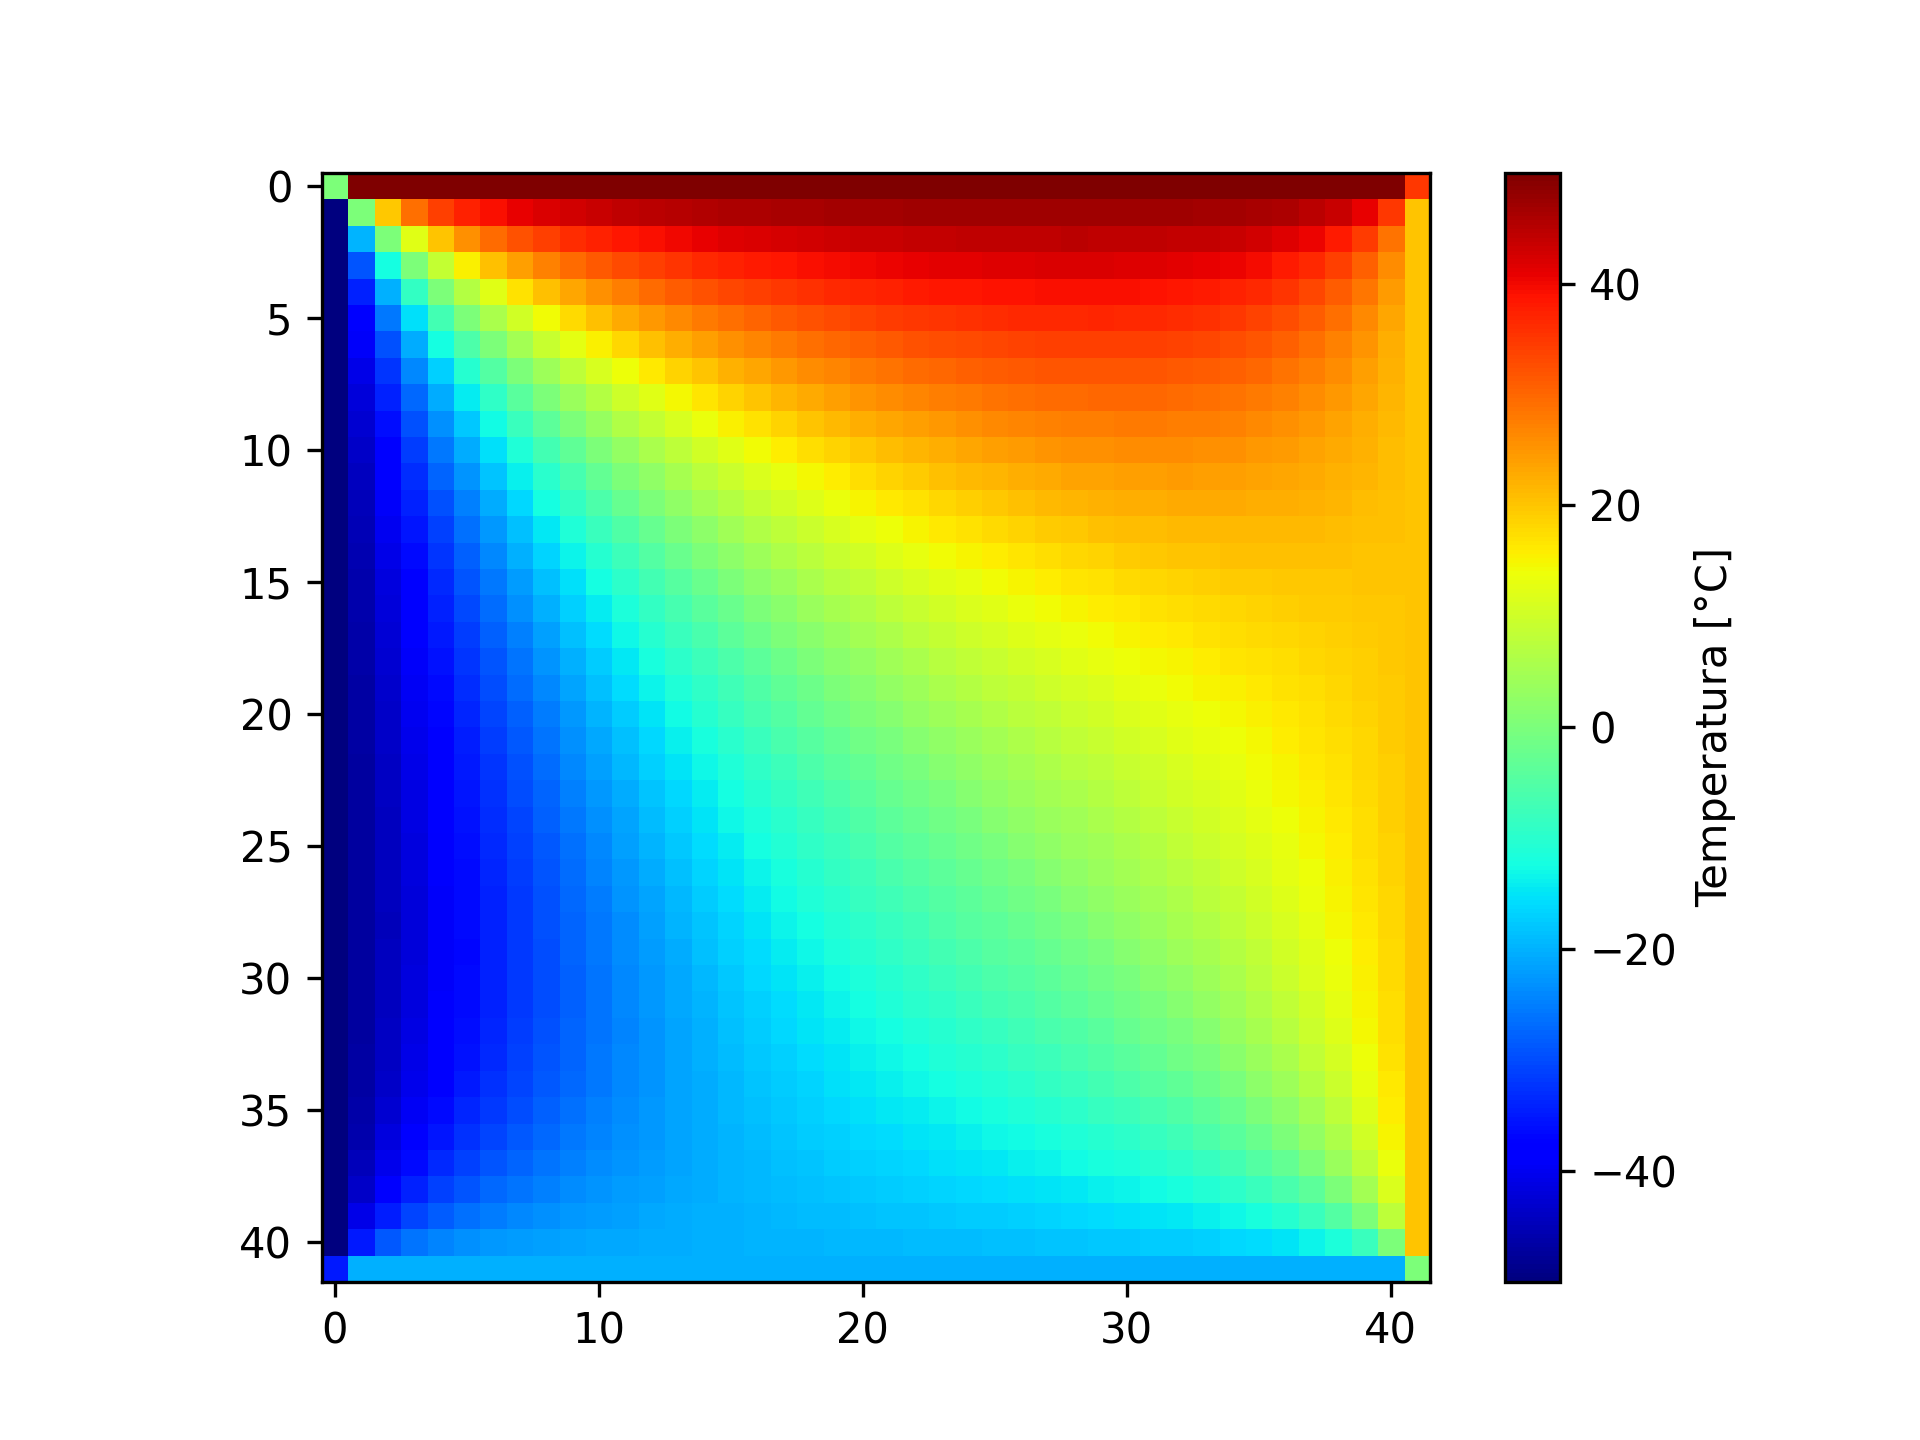

Write the Python code that produced this figure.
import matplotlib.pyplot as plt
import numpy as np
from scipy.sparse import lil_matrix
from scipy.sparse.linalg import spsolve


def build_system(n: int,
                 t_top: float,
                 t_bottom: float,
                 t_left: float,
                 t_right: float):
    a = lil_matrix((n * n, n * n), dtype=np.float64)
    b = np.zeros(n * n, dtype=np.float64)
    for row in range(n):
        for col in range(n):
            idx = row * n + col
            a[idx, idx] = -4.0
            if col > 0:
                a[idx, idx - 1] = 1.0
            else:
                b[idx] -= t_left
            if col < n - 1:
                a[idx, idx + 1] = 1.0
            else:
                b[idx] -= t_right
            if row > 0:
                a[idx, idx - n] = 1.0
            else:
                b[idx] -= t_bottom
            if row < n - 1:
                a[idx, idx + n] = 1.0
            else:
                b[idx] -= t_top
    return a.tocsr(), b


def solve_plate(n: int,
                t_top: float,
                t_bottom: float,
                t_left: float,
                t_right: float):
    a, b = build_system(n, t_top, t_bottom, t_left, t_right)
    x = spsolve(a, b)
    return x.reshape((n, n))[::-1]


def add_boundaries(field: np.ndarray,
                   t_top: float,
                   t_bottom: float,
                   t_left: float,
                   t_right: float):
    n = field.shape[0]
    full = np.empty((n + 2, n + 2))
    full[1:-1, 1:-1] = field
    full[0, 1:-1] = t_top
    full[-1, 1:-1] = t_bottom
    full[1:-1, 0] = t_left
    full[1:-1, -1] = t_right
    full[0, 0] = (t_top + t_left) / 2
    full[0, -1] = (t_top + t_right) / 2
    full[-1, 0] = (t_bottom + t_left) / 2
    full[-1, -1] = (t_bottom + t_right) / 2
    return full


def plot_field(field: np.ndarray):
    plt.imshow(field, cmap="jet")
    plt.colorbar(label="Temperatura [°C]")
    plt.savefig("labo04.png", dpi=300)
    plt.show()


def main():
    n = 40
    t_top = 50.0
    t_bottom = -20.0
    t_left = -50.0
    t_right = 20.0
    interior = solve_plate(n, t_top, t_bottom, t_left, t_right)
    full = add_boundaries(interior, t_top, t_bottom, t_left, t_right)
    plot_field(full)


if __name__ == "__main__":
    main()
